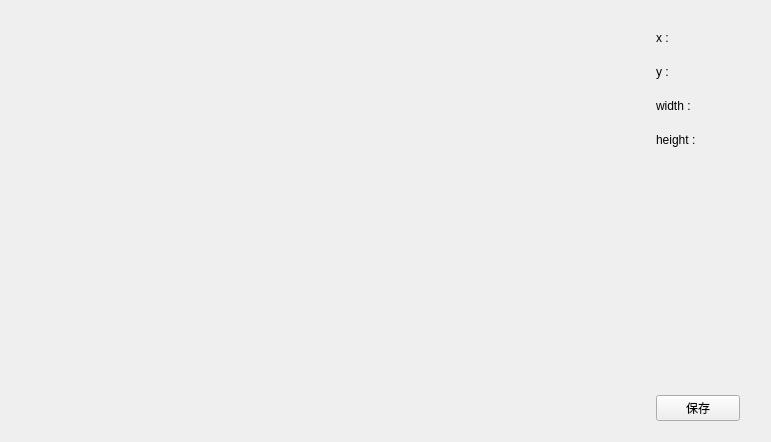
<?xml version="1.0" encoding="UTF-8"?>
<ui version="4.0">
 <class>ImageCropping</class>
 <widget class="QWidget" name="ImageCropping">
  <property name="geometry">
   <rect>
    <x>0</x>
    <y>0</y>
    <width>771</width>
    <height>442</height>
   </rect>
  </property>
  <property name="windowTitle">
   <string>Form</string>
  </property>
  <layout class="QHBoxLayout" name="horizontalLayout" stretch="5,1">
   <item>
    <widget class="CropWidget" name="widget" native="true"/>
   </item>
   <item>
    <layout class="QVBoxLayout" name="verticalLayout">
     <property name="spacing">
      <number>20</number>
     </property>
     <property name="leftMargin">
      <number>20</number>
     </property>
     <property name="topMargin">
      <number>20</number>
     </property>
     <property name="rightMargin">
      <number>20</number>
     </property>
     <property name="bottomMargin">
      <number>10</number>
     </property>
     <item>
      <widget class="QLabel" name="label">
       <property name="text">
        <string>x : </string>
       </property>
      </widget>
     </item>
     <item>
      <widget class="QLabel" name="label_2">
       <property name="text">
        <string>y :</string>
       </property>
      </widget>
     </item>
     <item>
      <widget class="QLabel" name="label_3">
       <property name="text">
        <string>width : </string>
       </property>
      </widget>
     </item>
     <item>
      <widget class="QLabel" name="label_4">
       <property name="text">
        <string>height : </string>
       </property>
      </widget>
     </item>
     <item>
      <spacer name="verticalSpacer">
       <property name="orientation">
        <enum>Qt::Vertical</enum>
       </property>
       <property name="sizeHint" stdset="0">
        <size>
         <width>20</width>
         <height>40</height>
        </size>
       </property>
      </spacer>
     </item>
     <item>
      <widget class="QPushButton" name="pushButton">
       <property name="text">
        <string>保存</string>
       </property>
      </widget>
     </item>
    </layout>
   </item>
  </layout>
 </widget>
 <customwidgets>
  <customwidget>
   <class>CropWidget</class>
   <extends>QWidget</extends>
   <header>FaceHandle/imagecropping.h</header>
   <container>1</container>
  </customwidget>
 </customwidgets>
 <resources/>
 <connections>
  <connection>
   <sender>pushButton</sender>
   <signal>pressed()</signal>
   <receiver>ImageCropping</receiver>
   <slot>SaveRect()</slot>
   <hints>
    <hint type="sourcelabel">
     <x>702</x>
     <y>411</y>
    </hint>
    <hint type="destinationlabel">
     <x>762</x>
     <y>415</y>
    </hint>
   </hints>
  </connection>
 </connections>
 <slots>
  <signal>IsUseRect(bool)</signal>
  <slot>SaveRect()</slot>
 </slots>
</ui>
